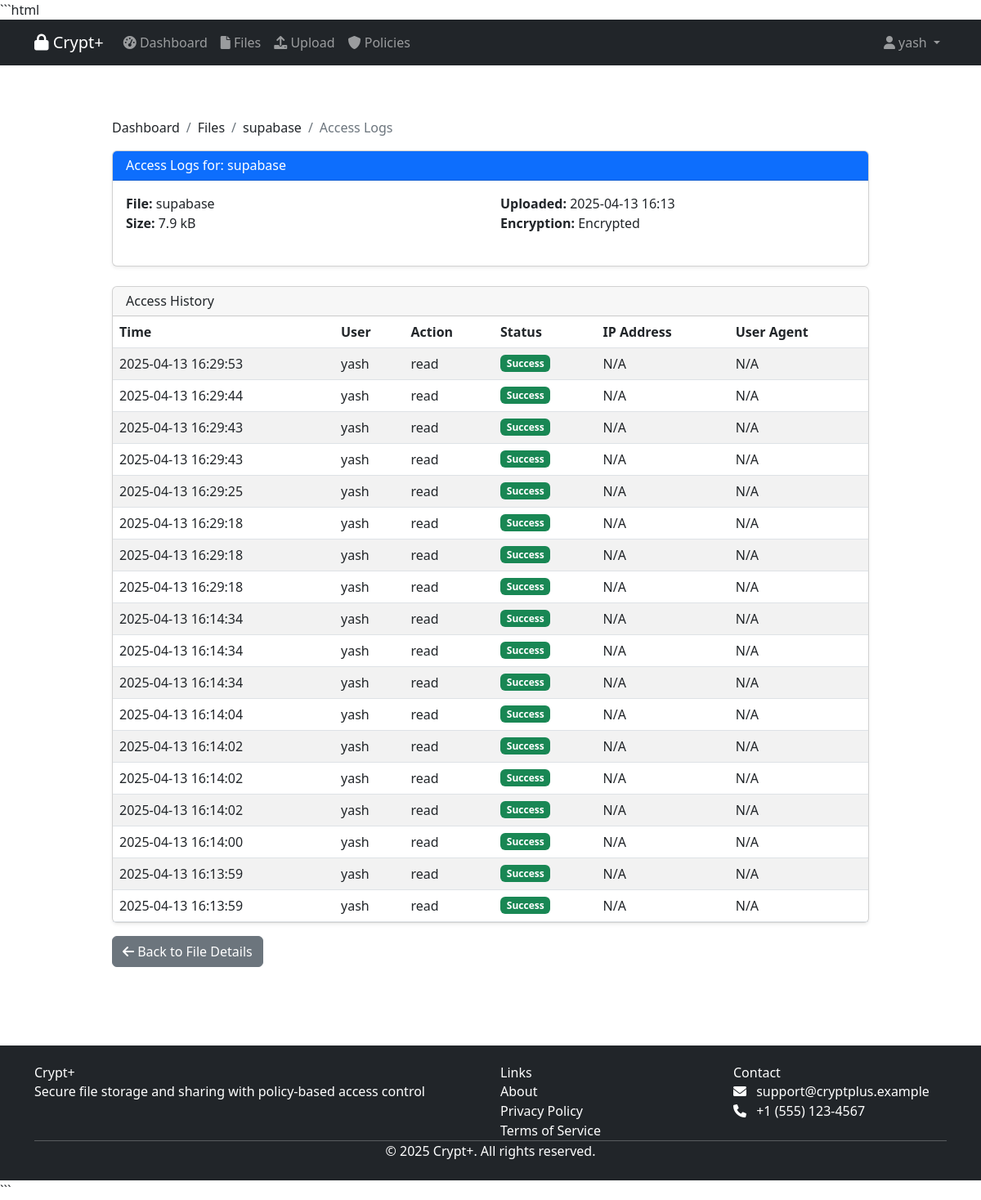
Screenshot of /data/files/1/audit (signed in) with the database file from the repository.
### models/user.py (models this page shows, shortened)
class User(Base, UserMixin):
    __tablename__ = 'users'
    id = Column(Integer, primary_key=True)
    username = Column(String(64), unique=True, nullable=False)
    email = Column(String(120), unique=True, nullable=False)
    password_hash = Column(String(128), nullable=False)
    is_active = Column(Boolean, default=True)
    is_admin = Column(Boolean, default=False)
    created_at = Column(DateTime, default=datetime.utcnow)
    last_login = Column(DateTime, nullable=True)
    public_key = Column(Text, nullable=True)  # For storing user's public key
    private_key = Column(Text, nullable=True)  # For storing the encrypted private key
    attributes = relationship("Attribute", secondary=user_attributes, back_populates="users")
    owned_data = relationship("Data", back_populates="owner")

### models/data.py (models this page shows, shortened)
class Data(Base):
    __tablename__ = 'data'
    id = Column(Integer, primary_key=True)
    name = Column(String(128), nullable=False)
    file_path = Column(String(256), nullable=False)
    file_type = Column(String(64), nullable=False)
    size = Column(Integer, nullable=False)  # Size in bytes
    description = Column(Text, nullable=True)  # Added description field
    encrypted = Column(Boolean, default=True)
    encrypted_key = Column(Text, nullable=True)  # Encrypted symmetric key
    iv = Column(String(32), nullable=True)  # Initialization vector
    created_at = Column(DateTime, default=datetime.utcnow)
    updated_at = Column(DateTime, default=datetime.utcnow, onupdate=datetime.utcnow)
    owner_id = Column(Integer, ForeignKey('users.id'), nullable=False)
    content_hash = Column(String(64), nullable=True)  # For integrity verification
    owner = relationship("User", back_populates="owned_data")
    policies = relationship("Policy", secondary=data_policies, back_populates="data")
    access_logs = relationship("AccessLog", back_populates="data")
    shares = relationship("FileShare", back_populates="file", cascade="all, delete-orphan")

class AccessLog(Base):
    __tablename__ = 'access_logs'
    id = Column(Integer, primary_key=True)
    data_id = Column(Integer, ForeignKey('data.id'), nullable=False)
    user_id = Column(Integer, ForeignKey('users.id'), nullable=False)
    timestamp = Column(DateTime, default=datetime.utcnow)
    action = Column(String(32), nullable=False)  # e.g., 'view', 'download', 'edit'
    success = Column(Boolean, default=True)
    ip_address = Column(String(45), nullable=True)  # IPv6 compatible
    user_agent = Column(String(256), nullable=True)
    data = relationship("Data", back_populates="access_logs")
    user = relationship("User")

### controllers/data.py (the view)
    @data_bp.route('/files/<int:file_id>/audit')
    @login_required
    def file_audit(file_id):
        from models.data import Data, AccessLog
        file = db_session.query(Data).get(file_id)
        if not file:
            flash('File not found', 'error')
            return redirect(url_for('data.list_files'))
        if file.owner_id != current_user.id:
            flash('Only the owner can view audit logs', 'error')
            return redirect(url_for('data.file_details', file_id=file.id))
        logs = db_session.query(AccessLog).filter_by(
            data_id=file.id
        ).order_by(AccessLog.timestamp.desc()).all()
        return render_template('file_audit.html', file=file, logs=logs)

### templates/file_audit.html (shortened to what this page needs)
{% extends "layout.html" %}
{% block content %}
<div class="container py-4">
    <div class="row justify-content-center">
        <div class="col-lg-10">
            <nav aria-label="breadcrumb">
                <ol class="breadcrumb">
                    <li class="breadcrumb-item"><a href="{{ url_for('dashboard') }}">Dashboard</a></li>
                    <li class="breadcrumb-item"><a href="{{ url_for('data.list_files') }}">Files</a></li>
                    <li class="breadcrumb-item"><a href="{{ url_for('data.file_details', file_id=file.id) }}">{{ file.name }}</a></li>
                    <li class="breadcrumb-item active" aria-current="page">Access Logs</li>
                </ol>
            </nav>
            <div class="card shadow-sm mb-4">
                <div class="card-header bg-primary text-white">
                    <h4 class="mb-0">Access Logs for: {{ file.name }}</h4>
                </div>
                <div class="card-body">
                    <div class="row mb-4">
                        <div class="col-md-6">
                            <p><strong>File:</strong> {{ file.name }}</p>
                            <p><strong>Size:</strong> {{ file.size | filesizeformat }}</p>
                        </div>
                        <div class="col-md-6">
                            <p><strong>Uploaded:</strong> {{ file.created_at.strftime('%Y-%m-%d %H:%M') }}</p>
                            <p><strong>Encryption:</strong> {% if file.encrypted %}Encrypted{% else %}Not encrypted{% endif %}</p>
                        </div>
                    </div>
                </div>
            </div>
            <div class="card shadow-sm">
                <div class="card-header">
                    <h5 class="mb-0">Access History</h5>
                </div>
                {% if logs %}
                <div class="table-responsive">
                    <table class="table table-striped mb-0">
                        <thead>
                            <tr>
                                <th>Time</th>
                                <th>User</th>
                                <th>Action</th>
                                <th>Status</th>
                                <th>IP Address</th>
                                <th>User Agent</th>
                            </tr>
                        </thead>
                        <tbody>
                            {% for log in logs %}
                            <tr>
                                <td>{{ log.timestamp.strftime('%Y-%m-%d %H:%M:%S') }}</td>
                                <td>{{ log.user.username }}</td>
                                <td>{{ log.action }}</td>
                                <td>
                                    {% if log.success %}
                                    <span class="badge bg-success">Success</span>
                                    {% else %}
                                    <span class="badge bg-danger">Failed</span>
                                    {% endif %}
                                </td>
                                <td>{{ log.ip_address or 'N/A' }}</td>
                                <td class="text-truncate" style="max-width: 200px;">{{ log.user_agent or 'N/A' }}</td>
                            </tr>
                            {% endfor %}
                        </tbody>
                    </table>
                </div>
                {% endif %}
            </div>
            <div class="mt-3">
                <a href="{{ url_for('data.file_details', file_id=file.id) }}" class="btn btn-secondary">
                    <i class="fas fa-arrow-left"></i> Back to File Details
                </a>
            </div>
        </div>
    </div>
</div>
{% endblock %}

### templates/layout.html (shortened to what this page needs)
<html lang="en">
<head>
  <link href="https://cdn.jsdelivr.net/npm/bootstrap@5.2.3/dist/css/bootstrap.min.css" rel="stylesheet">
  <link href="https://cdnjs.cloudflare.com/ajax/libs/font-awesome/6.0.0/css/all.min.css" rel="stylesheet">
  <link href="{{ url_for('static', filename='css/style.css') }}" rel="stylesheet">
</head>
<body>
  <nav class="navbar navbar-expand-lg navbar-dark bg-dark">
    <div class="container">
      <a class="navbar-brand" href="{{ url_for('index') }}">
        <i class="fas fa-lock"></i> Crypt+
      </a>
      <div class="collapse navbar-collapse" id="navbarNav">
        <ul class="navbar-nav me-auto">
          {% if current_user.is_authenticated %}
          <li class="nav-item">
            <a class="nav-link" href="{{ url_for('dashboard') }}">
              <i class="fas fa-tachometer-alt"></i> Dashboard
            </a>
          </li>
          <li class="nav-item">
            <a class="nav-link" href="{{ url_for('data.list_files') }}">
              <i class="fas fa-file"></i> Files
            </a>
          </li>
          <li class="nav-item">
            <a class="nav-link" href="{{ url_for('data.upload') }}">
              <i class="fas fa-upload"></i> Upload
            </a>
          </li>
          <li class="nav-item">
            <a class="nav-link" href="{{ url_for('policy.list_policies') }}">
              <i class="fas fa-shield-alt"></i> Policies
            </a>
          </li>
          {% else %}
          <li class="nav-item">
            <a class="nav-link" href="{{ url_for('about') }}">
              <i class="fas fa-info-circle"></i> About
            </a>
          </li>
          {% endif %}
        </ul>
        <ul class="navbar-nav">
          {% if current_user.is_authenticated %}
          <li class="nav-item dropdown">
            <a class="nav-link dropdown-toggle" href="#" id="userDropdown" role="button" data-bs-toggle="dropdown"
              aria-expanded="false">
              <i class="fas fa-user"></i> {{ current_user.username }}
            </a>
          </li>
          {% endif %}
        </ul>
      </div>
    </div>
  </nav>
  <main class="py-4">
    {% block content %}{% endblock %}
  </main>
  <footer class="bg-dark text-white py-4 mt-5">
    <div class="container">
      <div class="row">
        <div class="col-md-6">
          <h5>Crypt+</h5>
          <p>Secure file storage and sharing with policy-based access control</p>
        </div>
        <div class="col-md-3">
          <h5>Links</h5>
          <ul class="list-unstyled">
            <li><a href="{{ url_for('about') }}" class="text-white">About</a></li>
            <li><a href="#" class="text-white">Privacy Policy</a></li>
            <li><a href="#" class="text-white">Terms of Service</a></li>
          </ul>
        </div>
        <div class="col-md-3">
          <h5>Contact</h5>
          <ul class="list-unstyled">
            <li><i class="fas fa-envelope me-2"></i> support@cryptplus.example</li>
            <li><i class="fas fa-phone me-2"></i> +1 (555) 123-4567</li>
          </ul>
        </div>
      </div>
      <hr>
      <div class="text-center">
        <p>&copy; 2025 Crypt+. All rights reserved.</p>
      </div>
    </div>
  </footer>
</body>
</html>

### static/css/style.css (style rules this page uses)
html, :host { line-height: 1.5; -webkit-text-size-adjust: 100%; -moz-tab-size: 4; -o-tab-size: 4; tab-size: 4; font-family: ui-sans-serif, system-ui, sans-serif, "Apple Color Emoji", "Segoe UI Emoji", "Segoe UI Symbol", "Noto Color Emoji"; font-feature-settings: normal; font-variation-settings: normal; -webkit-tap-highlight-color: transparent; }
body { margin: 0; line-height: inherit; }
hr { height: 0; color: inherit; border-top-width: 1px; }
h1, h2, h3, h4, h5, h6 { font-size: inherit; font-weight: inherit; }
a { color: inherit; text-decoration: inherit; }
b, strong { font-weight: bolder; }
table { text-indent: 0; border-color: inherit; border-collapse: collapse; }
blockquote, dl, dd, h1, h2, h3, h4, h5, h6, hr, figure, p, pre { margin: 0; }
ol, ul, menu { list-style: none; margin: 0; padding: 0; }
button, [role="button"] { cursor: pointer; }
.mb-4 { margin-bottom: 1rem; }
.mt-3 { margin-top: 0.75rem; }
.table { display: table; }
.py-4 { padding-top: 1rem; padding-bottom: 1rem; }
.text-center { text-align: center; }
.text-white { --tw-text-opacity: 1; color: rgb(255 255 255 / var(--tw-text-opacity, 1)); }
.shadow-sm { --tw-shadow: 0 1px 2px 0 rgb(0 0 0 / 0.05); --tw-shadow-colored: 0 1px 2px 0 var(--tw-shadow-color); box-shadow: var(--tw-ring-offset-shadow, 0 0 #0000), var(--tw-ring-shadow, 0 0 #0000), var(--tw-shadow); }

### rows the page displays
User: username "yash"
Data: name "supabase", size|filesizeformat "7.9 kB", created_at "2025-04-13 16:13"
AccessLog: timestamp "2025-04-13 16:29:53", user.username "yash", action "read", success "Success", ip_address "N/A", user_agent "N/A"
AccessLog: timestamp "2025-04-13 16:29:44", user.username "yash", action "read", success "Success", ip_address "N/A", user_agent "N/A"
AccessLog: timestamp "2025-04-13 16:29:43", user.username "yash", action "read", success "Success", ip_address "N/A", user_agent "N/A"
AccessLog: timestamp "2025-04-13 16:29:43", user.username "yash", action "read", success "Success", ip_address "N/A", user_agent "N/A"
AccessLog: timestamp "2025-04-13 16:29:25", user.username "yash", action "read", success "Success", ip_address "N/A", user_agent "N/A"
AccessLog: timestamp "2025-04-13 16:29:18", user.username "yash", action "read", success "Success", ip_address "N/A", user_agent "N/A"
AccessLog: timestamp "2025-04-13 16:29:18", user.username "yash", action "read", success "Success", ip_address "N/A", user_agent "N/A"
AccessLog: timestamp "2025-04-13 16:29:18", user.username "yash", action "read", success "Success", ip_address "N/A", user_agent "N/A"
AccessLog: timestamp "2025-04-13 16:14:34", user.username "yash", action "read", success "Success", ip_address "N/A", user_agent "N/A"
AccessLog: timestamp "2025-04-13 16:14:34", user.username "yash", action "read", success "Success", ip_address "N/A", user_agent "N/A"
AccessLog: timestamp "2025-04-13 16:14:34", user.username "yash", action "read", success "Success", ip_address "N/A", user_agent "N/A"
AccessLog: timestamp "2025-04-13 16:14:04", user.username "yash", action "read", success "Success", ip_address "N/A", user_agent "N/A"
AccessLog: timestamp "2025-04-13 16:14:02", user.username "yash", action "read", success "Success", ip_address "N/A", user_agent "N/A"
AccessLog: timestamp "2025-04-13 16:14:02", user.username "yash", action "read", success "Success", ip_address "N/A", user_agent "N/A"
AccessLog: timestamp "2025-04-13 16:14:02", user.username "yash", action "read", success "Success", ip_address "N/A", user_agent "N/A"
AccessLog: timestamp "2025-04-13 16:14:00", user.username "yash", action "read", success "Success", ip_address "N/A", user_agent "N/A"
AccessLog: timestamp "2025-04-13 16:13:59", user.username "yash", action "read", success "Success", ip_address "N/A", user_agent "N/A"
AccessLog: timestamp "2025-04-13 16:13:59", user.username "yash", action "read", success "Success", ip_address "N/A", user_agent "N/A"
